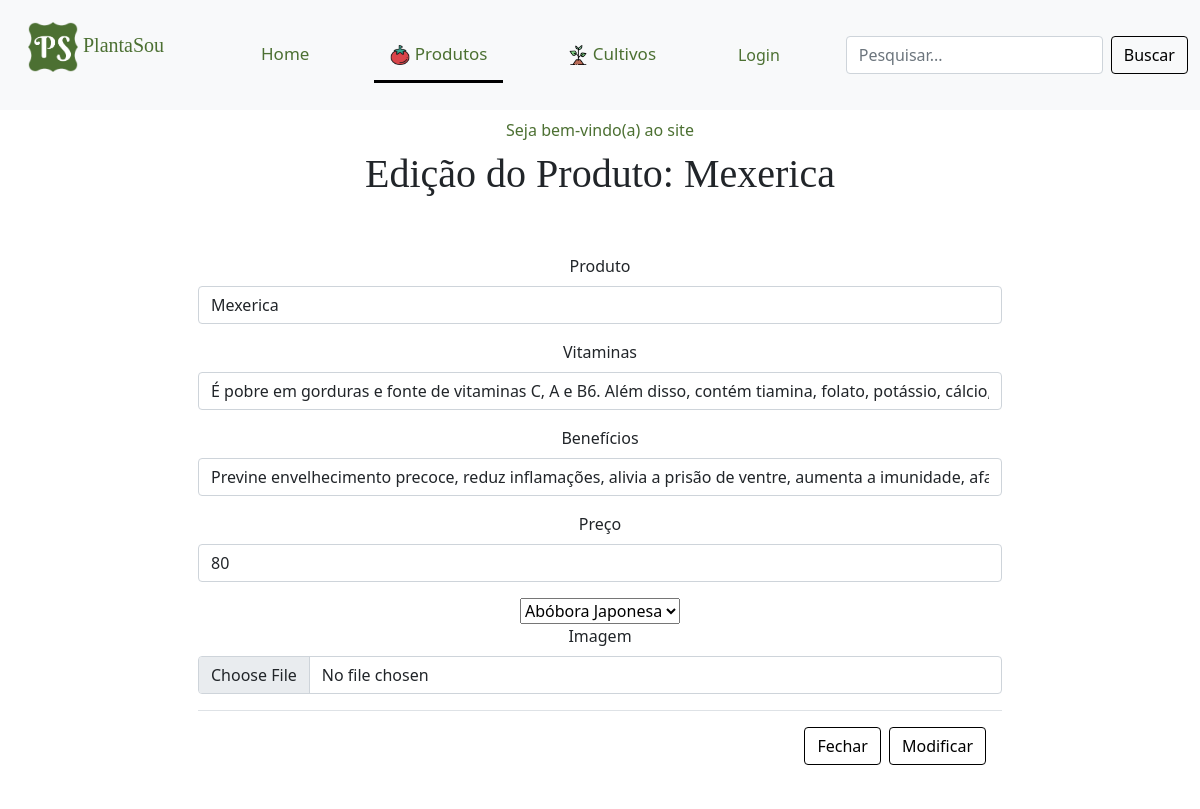
The page /php/editar_produto.php?cod=14 on the database as committed earlier.
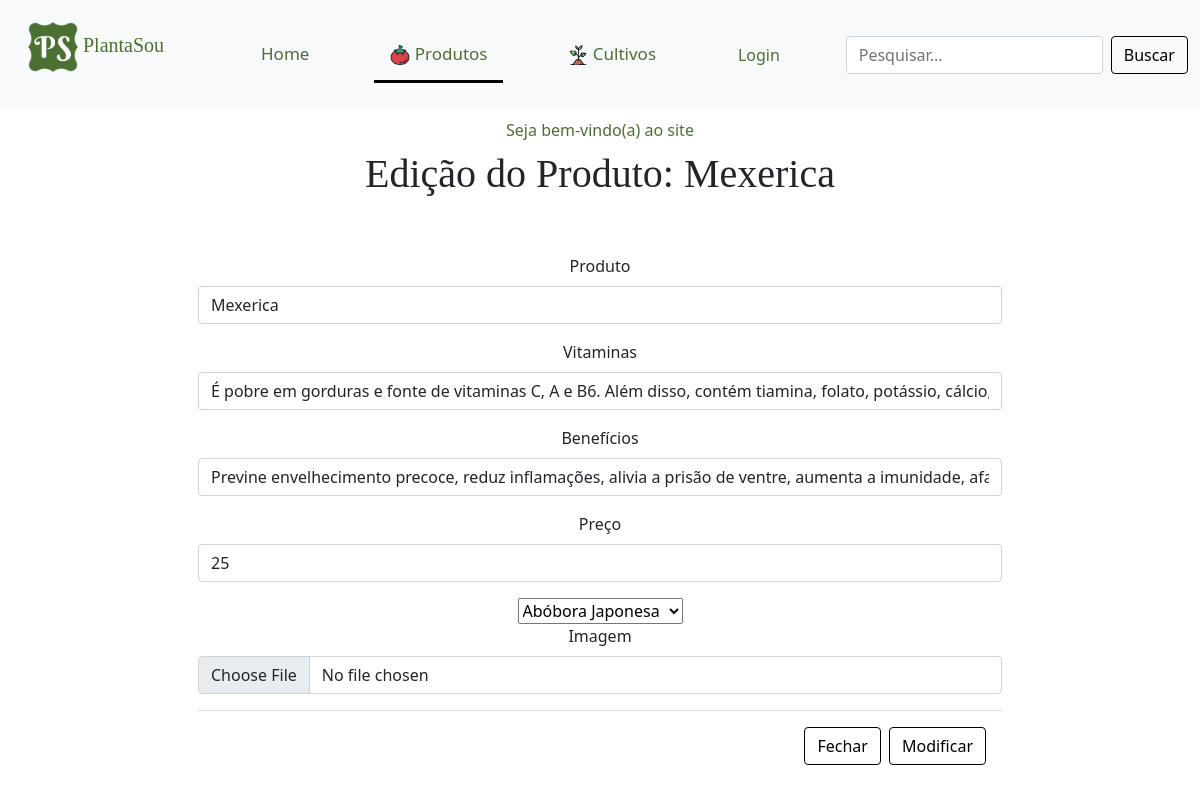
The same page on the database as committed later.
### tables this page shows
CREATE TABLE IF NOT EXISTS `produto` (
  `cod_produto` int(11) NOT NULL AUTO_INCREMENT,
  `nome` varchar(1000) DEFAULT NULL,
  `vitaminas` varchar(1000) DEFAULT NULL,
  `beneficios` varchar(1000) DEFAULT NULL,
  `preco` float DEFAULT NULL,
  `cod_cultivo` int(255) NOT NULL,
  `imagem` varchar(1000) DEFAULT NULL,
  PRIMARY KEY (`cod_produto`),
  KEY `cod_cultivo` (`cod_cultivo`)
);

### php/editar_produto.php (the view, shortened to what the changed rows need)
<!DOCTYPE html>
<html lang="pt-BR">
<head>
        <link rel="stylesheet" type="text/css" media="screen" href="../css/bootstrap.min.css" />
        <link rel="stylesheet" href="../css/estilo.css">
</head>
<body>
    <nav class="navbar navbar-light bg-light topnav">
    <div class="container-fluid">
        </div>
    </nav>
    <?php
        if(isset($_COOKIE["USER"]) || isset($_COOKIE["ADM"])){
            echo'
                    <a class="nav-link nav-link-color active_usuario">Seja bem-vindo(a) ';
                        if(isset($_COOKIE["USER"])){
                            include('../inc/conexao.php');
                            $sql="SELECT nome FROM usuario WHERE cod_usuario=$usuario";
                            $query=mysqli_query($con, $sql);
                            if(mysqli_num_rows($query)>0){
                                while(($nome=mysqli_fetch_assoc($query))!=NULL){
                                    echo $nome['nome'];
                                }
                            }
                        }
                        elseif(isset($_COOKIE["ADM"])){
                            echo "Administrador(a)";
                        }
            echo'
                    </a>';
        }
        else{
            echo'
            <center>
                <a class="nav-link nav-link-color active_usuario ">Seja bem-vindo(a) ao site </a>
            </center>
            ';
        }
    ?>
                <?php
                    $produto=$_GET["cod"];
                    if(empty($_POST)){
                        include('../inc/conexao.php');
                        $sql="SELECT * FROM produto WHERE cod_produto=$produto";
                        $query=mysqli_query($con, $sql);
                        if(mysqli_num_rows($query)>0){
                            while(($edit=mysqli_fetch_assoc($query))!=NULL){
                                echo '
                                <h1 class="centro paginas">Edição do Produto: '.$edit["nome"].'</h1>
                                <center>
                                    <form action="editar_produto.php?cod=0" method="POST" enctype="multipart/form-data" class="w-75 p-5">
                                        <div class="mb-3">
                                            <label for="exampleFormControlInput1" class="form-label">Produto</label>
                                            <input type="text" name="nome" class="form-control" placeholder="Produto..." value="'.$edit["nome"].'" required/>
                                        </div>
                                        <div class="mb-3">
                                            <label for="exampleFormControlInput1" class="form-label">Vitaminas</label>
                                            <input type="text" name="vitaminas" class="form-control" placeholder="Vitaminas..." value="'.$edit["vitaminas"].'"/ required>
                                        </div>
                                        <div class="mb-3">
                                            <label for="exampleFormControlInput1" class="form-label">Benefícios</label>
                                            <input type="text" name="beneficios" class="form-control" placeholder="Benefícios..." value="'.$edit["beneficios"].'"/ required>
                                        </div>
                                        <div class="mb-3">
                                            <label for="exampleFormControlInput1" class="form-label">Preço</label>
                                            <input type="number" step="any" name="preco" class="form-control" placeholder="Preço..." value="'.$edit["preco"].'"/ required>
                                        </div>';
                                        echo '
                                        <div class="mb-3">
                                            <select name="cod_cultivo" value="'.$edit["cod_cultivo"].'">
                                        ';
                            }
                        }
                                    $sql_="SELECT cod_cultivo, nome FROM cultivo";
                                    $query_=mysqli_query($con, $sql_);
                                    if(mysqli_num_rows($query_)>0){
                                        while(($cod_do_cultivo=mysqli_fetch_assoc($query_))!=NULL){
                                            echo'
                                                <option value="'.$cod_do_cultivo["cod_cultivo"].'">'.$cod_do_cultivo["nome"].'</option>
                                            ';
                                        }
                                    }
                                    echo'
                                            </select>
                                        <div>
                                    ';
                                    echo'
                                    <div class="mb-3 mx-auto">
                                        <label for="exampleFormControlInput1" class="form-label">Imagem</label>
                                        <input type="file" class="form-control" id="exampleFormControlInput1_" name="imagem" accept="image/png, image/jpg">
                                    </div>
                                    <div class="modal-footer float-right">
                                        <button type="button" class="btn btn-outline-success fechar" onClick="history.go(-1)">Fechar</button>
                                        <button type="submit" class="btn btn-outline-success borda-modal">Modificar</button>
                                    </div>
                                    <input type="hidden" name="editar" value="'.$produto.'"/>
                                </form>
                            </centar>
                            <script src="../js/jquery-3.5.1.min.js"></script>
                            <script src="../js/popper.min.js"></script>
                            <script src="../js/bootstrap.min.js"></script>';
                    }
                    ?>
</body>
</html>

Rows that differ between the two databases and show on the page:
changed produto "Mexerica": preco "80" → "25"
